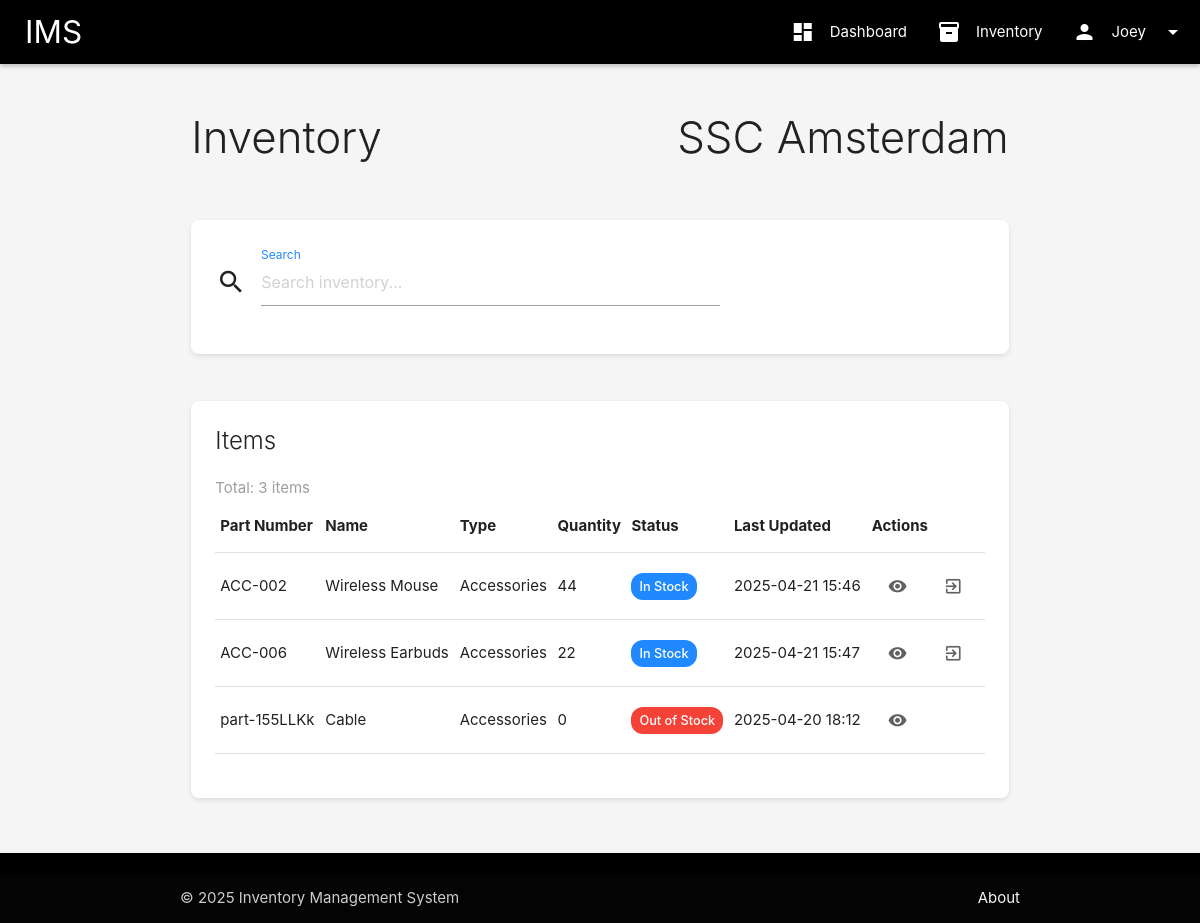
/inventory/items (signed in), run on the app's committed database.
### app/models/user.py (models this page shows, shortened)
class User(UserMixin, db.Model):
    __tablename__ = 'users'
    id = db.Column(db.Integer, primary_key=True)
    username = db.Column(db.String(64), unique=True, nullable=False, index=True)
    password_hash = db.Column(db.String(256), nullable=False)
    _role = db.Column('role', db.String(20), nullable=False, default=UserRole.USER.value)
    failed_login_attempts = db.Column(db.Integer, default=0)
    last_login_attempt_time = db.Column(db.DateTime, nullable=True)
    is_locked = db.Column(db.Boolean, default=False)
    password_last_changed = db.Column(db.DateTime, default=datetime.utcnow)
    created_at = db.Column(db.DateTime, default=datetime.utcnow)
    updated_at = db.Column(db.DateTime, default=datetime.utcnow, onupdate=datetime.utcnow)
    password_history = db.relationship('PasswordHistory', backref='user', lazy='dynamic')
    transactions = db.relationship('Transaction', backref='user', lazy='dynamic')
    security_logs = db.relationship('SecurityLog', backref='user', lazy='dynamic')
    stores = db.relationship('Store',
                            secondary=user_stores,
                            lazy='subquery',
                            backref=db.backref('users', lazy=True))
    @property
    def role(self):
        for role_enum in UserRole:
            if role_enum.value == self._role:
                return role_enum
        return None
    @role.setter
    def role(self, value):
        if isinstance(value, UserRole):
            self._role = value.value
        elif isinstance(value, str):
            valid_values = [r.value for r in UserRole]
            if value in valid_values:
                self._role = value
            else:
                raise ValueError(f"Invalid role value: {value}. Valid values: {valid_values}")
        else:
            raise TypeError(f"Expected UserRole enum or string, got {type(value)}")

### app/models/store.py (models this page shows, shortened)
class Store(db.Model):
    __tablename__ = 'stores'
    id = db.Column(db.Integer, primary_key=True)
    name = db.Column(db.String(100), unique=True, nullable=False, index=True)
    location = db.Column(db.String(255), nullable=True)
    created_at = db.Column(db.DateTime, default=datetime.utcnow)
    updated_at = db.Column(db.DateTime, default=datetime.utcnow, onupdate=datetime.utcnow)
    inventory_items = db.relationship('Inventory', backref='store', lazy='dynamic')
    transactions = db.relationship('Transaction', backref='store', lazy='dynamic')

### app/models/inventory.py (models this page shows, shortened)
class Inventory(db.Model):
    __tablename__ = 'inventory'
    id = db.Column(db.Integer, primary_key=True)
    part_number = db.Column(db.String(50), unique=True, nullable=False, index=True)
    name = db.Column(db.String(100), nullable=False)
    description = db.Column(db.Text, nullable=True)
    item_type = db.Column(sa.Enum(ItemType), nullable=False)
    quantity = db.Column(db.Integer, default=0)
    store_id = db.Column(db.Integer, db.ForeignKey('stores.id'), nullable=False)
    created_at = db.Column(db.DateTime, default=datetime.utcnow)
    updated_at = db.Column(db.DateTime, default=datetime.utcnow, onupdate=datetime.utcnow)
    transactions = db.relationship('Transaction', backref='item', lazy='dynamic')

### app/blueprints/inventory/routes.py (the view)
@inventory_bp.route('/items')
@login_required
def items():
    active_store_id, is_valid = get_user_active_store_context()
    if not active_store_id:
        flash('Please select a store to view inventory items.', 'warning')
        return redirect(url_for('main.select_store'))
    active_store = Store.query.get_or_404(active_store_id)
    query = Inventory.query.filter_by(store_id=active_store_id)
    total_in_store = query.count()
    if current_user.role == UserRole.USER or current_user.role == UserRole.PARTNER_ADMIN:
        query = query.filter_by(item_type=ItemType.ACCESSORIES)
    filtered_count = query.count()
    current_app.logger.info(f"Store {active_store.name} (ID: {active_store_id}) - Total items: {total_in_store}, After filtering: {filtered_count}")
    inventory_items = query.order_by(Inventory.part_number).all()
    return render_template(
        'inventory/items.html',
        title='Inventory Items',
        inventory=inventory_items,  # Changed from 'items' to 'inventory' to match template
        active_store=active_store,
        item_type_filter='accessories' if current_user.role == UserRole.USER or current_user.role == UserRole.PARTNER_ADMIN else None,
        debug_info={'total_items': total_in_store, 'filtered_items': filtered_count}
    )

### app/utils/auth.py (called while the page is built)
def get_user_active_store_context():
    active_store_id = session.get('active_store_id')
    if not active_store_id:
        return None, False
    if current_user.role == UserRole.USER:
        user_store_ids = [store.id for store in current_user.stores]
        if active_store_id not in user_store_ids:
            return None, False
    return active_store_id, True

### app/templates/inventory/items.html (shortened to what this page needs)
{% extends 'base.html' %}
{% block content %}
<div class="row">
    <div class="col s12">
        <h3 class="page-title">
            Inventory
            <span class="right">{{ active_store.name }}</span>
        </h3>
    </div>
</div>
<div class="row">
    <div class="col s12">
        <div class="card filter-section">
            <div class="row mb-0">
                <div class="col s12 m6 l8">
                    <div class="input-field">
                        <i class="material-icons prefix">search</i>
                        <input type="text" id="inventory-search" placeholder="Search inventory...">
                        <label for="inventory-search" class="active">Search</label>
                    </div>
                </div>
                <div class="col s12 m6 l4">
                </div>
            </div>
        </div>
    </div>
</div>
<div class="row">
    <div class="col s12">
        <div class="card">
            <div class="card-content">
                <div class="row mb-0">
                    <div class="col s12 m6">
                        <span class="card-title">Items</span>
                        <p class="grey-text">Total: {{ inventory|length }} items</p>
                    </div>
                    <div class="col s12 m6">
                    </div>
                </div>
                <div class="table-container">
                    <table class="highlight responsive-table" id="inventory-table" data-store-id="{{ active_store.id }}">
                        <thead>
                            <tr>
                                <th>Part Number</th>
                                <th>Name</th>
                                <th>Type</th>
                                <th>Quantity</th>
                                <th>Status</th>
                                <th>Last Updated</th>
                                <th>Actions</th>
                            </tr>
                        </thead>
                        <tbody>
                            {% for item in inventory %}
                            <tr data-item-id="{{ item.id }}" data-item-type="{{ item.item_type.value }}">
                                <td>{{ item.part_number }}</td>
                                <td>{{ item.name }}</td>
                                <td>{{ item.item_type.value.capitalize() }}</td>
                                <td class="item-quantity">{{ item.quantity }}</td>
                                <td>
                                    {% if item.quantity <= 0 %}
                                        <span class="status-badge status-out-of-stock">Out of Stock</span>
                                    {% elif item.quantity <= 5 %}
                                        <span class="status-badge status-low-stock">Low Stock</span>
                                    {% else %}
                                        <span class="status-badge status-in-stock">In Stock</span>
                                    {% endif %}
                                </td>
                                <td>{{ item.updated_at.strftime('%Y-%m-%d %H:%M') }}</td>
                                <td>
                                    <a href="{{ url_for('inventory.view_item', item_id=item.id) }}" class="btn-flat waves-effect tooltipped" data-position="left" data-tooltip="View Details">
                                        <i class="material-icons grey-text text-darken-2">visibility</i>
                                    </a>
                                    {% if item.item_type.value == 'accessories' and item.quantity > 0 %}
                                    <a href="{{ url_for('inventory.quick_register_outgoing', item_id=item.id) }}" class="btn-flat waves-effect tooltipped" data-position="right" data-tooltip="Register Outgoing">
                                        <i class="material-icons grey-text text-darken-2">exit_to_app</i>
                                    </a>
                                    {% endif %}
                                </td>
                            </tr>
                            {% else %}
                            <tr>
                                <td colspan="7" class="center-align">No inventory items found.</td>
                            </tr>
                            {% endfor %}
                        </tbody>
                    </table>
                </div>
            </div>
        </div>
    </div>
</div>
{% endblock %}

### app/templates/base.html (shortened to what this page needs)
<!DOCTYPE html>
<html lang="en">
<head>
    <link rel="stylesheet" href="https://cdnjs.cloudflare.com/ajax/libs/materialize/1.0.0/css/materialize.min.css">
    <link rel="stylesheet" href="{{ url_for('static', filename='css/style.css') }}">
</head>
<body class="grey lighten-4">
    <header>
        <div class="navbar-fixed">
            <nav class="black">
                <div class="nav-wrapper">
                    <a href="{{ url_for('main.index') }}" class="brand-logo">IMS</a>
                    {% if current_user.is_authenticated %}
                    <ul class="right hide-on-med-and-down">
                        <li><a href="{{ url_for('main.index') }}"><i class="material-icons left">dashboard</i>Dashboard</a></li>
                        <li><a href="{{ url_for('inventory.items') }}"><i class="material-icons left">inventory</i>Inventory</a></li>
                        <li>
                            <a class="dropdown-trigger" href="#!" data-target="user-dropdown">
                                <i class="material-icons left">person</i>{{ current_user.username }}
                                <i class="material-icons right">arrow_drop_down</i>
                            </a>
                        </li>
                    </ul>
                    {% endif %}
                </div>
            </nav>
        </div>
    </header>
    <main class="container">
        {% block content %}{% endblock %}
    </main>
    <footer class="page-footer black">
        <div class="footer-copyright">
            <div class="container">
                © 2025 Inventory Management System
                <a class="grey-text text-lighten-4 right" href="#">About</a>
            </div>
        </div>
    </footer>
</body>
</html>

### app/static/css/style.css (style rules this page uses)
body { display: flex; min-height: 100vh; flex-direction: column; color: #212121; background-color: #f8f8f8; }
main { flex: 1 0 auto; padding: 20px 0; }
.brand-logo { margin-left: 10px; }
nav { box-shadow: 0 2px 5px rgba(0, 0, 0, 0.26); background-color: #212121; }
nav .brand-logo { padding-left: 15px; }
.card, .card-panel { border-radius: 8px; transition: box-shadow .25s; box-shadow: 0 2px 5px rgba(0,0,0,0.1); background-color: white; }
.card .card-content .card-title { margin-bottom: 20px; color: #212121; }
.table-container { overflow-x: auto; margin-bottom: 20px; }
.btn-flat { color: #2089ff; }
.status-badge { padding: 4px 8px; border-radius: 12px; color: white; font-weight: 500; font-size: 0.85rem; display: inline-block; }
.status-in-stock { background-color: #2089ff; }
.status-out-of-stock { background-color: #F44336; }
.input-field label { color: #2089ff; }
.filter-section { padding: 25px; margin-bottom: 20px; border-radius: 8px; background-color: #ffffff; }
.page-title { font-weight: 300; margin: 30px 0; color: #212121; }
.mb-0 { margin-bottom: 0; }

### data on the page
User: username "Joey"
Store: name "SSC Amsterdam"
Inventory: part_number "ACC-002", name "Wireless Mouse", item_type.value "Accessories", quantity "44", shows "In Stock", updated_at "2025-04-21 15:46"
Inventory: part_number "ACC-006", name "Wireless Earbuds", item_type.value "Accessories", quantity "22", shows "In Stock", updated_at "2025-04-21 15:47"
Inventory: part_number "part-155LLKk", name "Cable", item_type.value "Accessories", quantity "0", shows "Out of Stock", updated_at "2025-04-20 18:12"

### other printed values
{{ inventory|length }} "3"
